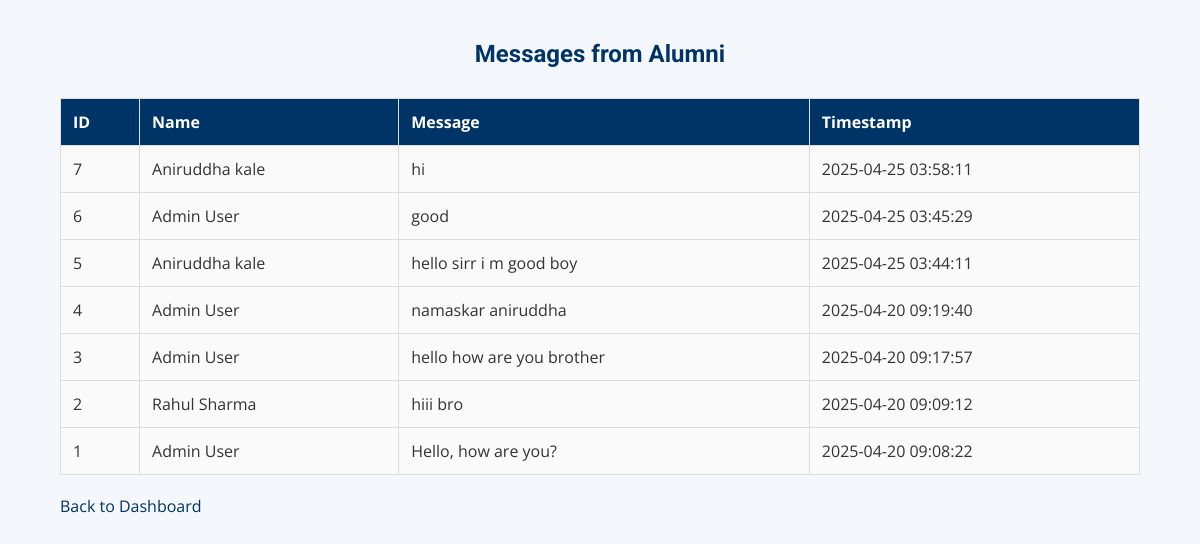
Page /view_messages.php (signed in) on the committed database.
### tables this page shows
CREATE TABLE `messages` (
  `message_id` int(11) NOT NULL,
  `sender_id` int(11) NOT NULL,
  `receiver_id` int(11) NOT NULL,
  `message_text` text NOT NULL,
  `timestamp` timestamp NOT NULL DEFAULT current_timestamp()
);

CREATE TABLE `users` (
  `user_id` int(11) NOT NULL,
  `name` varchar(100) NOT NULL,
  `email` varchar(100) NOT NULL,
  `password` varchar(255) NOT NULL,
  `batch` varchar(50) DEFAULT NULL,
  `job` varchar(100) DEFAULT NULL,
  `role` enum('alumni','admin') NOT NULL
);

### view_messages.php (the view, shortened to what this page needs)
<?php
$conn = new mysqli("localhost", "root", "", "xie_alumni");
$sql = "SELECT messages.message_id, users.name, messages.message_text, messages.timestamp
        FROM messages
        JOIN users ON users.user_id = messages.sender_id
        ORDER BY messages.timestamp DESC";
$result = $conn->query($sql);
if ($result->num_rows > 0) {
    $messages = $result->fetch_all(MYSQLI_ASSOC);
} else {
    $messages = [];
}
?>
<!DOCTYPE html>
<html lang="en">
<head>
</head>
<body>
<div class="container">
    <h2>Messages from Alumni</h2>
    <table>
        <tr>
            <th>ID</th>
            <th>Name</th>
            <th>Message</th>
            <th>Timestamp</th>
        </tr>
        <?php if (!empty($messages)): ?>
            <?php foreach ($messages as $msg): ?>
                <tr>
                    <td><?php echo $msg["message_id"]; ?></td>
                    <td><?php echo htmlspecialchars($msg["name"]); ?></td>
                    <td><?php echo nl2br(htmlspecialchars($msg["message_text"])); ?></td>
                    <td><?php echo $msg["timestamp"]; ?></td>
                </tr>
            <?php endforeach; ?>
        <?php else: ?>
            <tr>
                <td colspan="4" style="text-align: center;">No messages found.</td>
            </tr>
        <?php endif; ?>
    </table>
    <a href="admin.php">Back to Dashboard</a>
</div>
</body>
</html>

### view_messages.php (style rules this page uses)
body { font-family: 'Open Sans', sans-serif; margin: 0; padding: 0; background-color: #f4f7fc; color: #333; }
h2 { font-family: 'Roboto', sans-serif; color: #003366; text-align: center; }
table { width: 100%; border-collapse: collapse; margin-top: 30px; }
th, td { padding: 12px; text-align: left; border: 1px solid #ddd; }
th { background-color: #003366; color: white; }
td { background-color: #fafafa; }
.container { width: 90%; max-width: 1200px; margin: 0 auto; padding: 20px; }
a { color: #003366; text-decoration: none; margin-top: 20px; display: inline-block; }

### rows in the picture
messages: message_id "7", sender.name "Aniruddha kale", message_text "hi", timestamp "2025-04-25 03:58:11"
messages: message_id "6", sender.name "Admin User", message_text "good", timestamp "2025-04-25 03:45:29"
messages: message_id "5", sender.name "Aniruddha kale", message_text "hello sirr i m good boy", timestamp "2025-04-25 03:44:11"
messages: message_id "4", sender.name "Admin User", message_text "namaskar aniruddha", timestamp "2025-04-20 09:19:40"
messages: message_id "3", sender.name "Admin User", message_text "hello how are you brother", timestamp "2025-04-20 09:17:57"
messages: message_id "2", sender.name "Rahul Sharma", message_text "hiii bro", timestamp "2025-04-20 09:09:12"
messages: message_id "1", sender.name "Admin User", message_text "Hello, how are you?", timestamp "2025-04-20 09:08:22"
